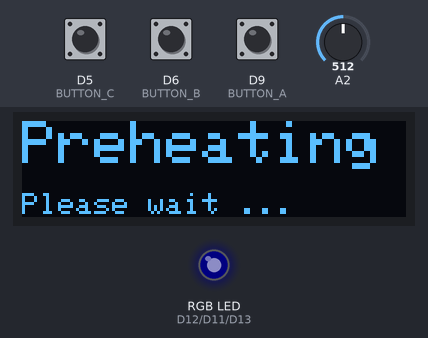
Bench run of a sketch on a simulated Arduino Zero (SAMD21). On the bench: 128×32 one-colour display, an RGB LED mixed from three pins (HIGH = lit). The test bench sets the inputs (shaded band); at power-on: D9 (BUTTON_A) HIGH, D5 (BUTTON_C) HIGH, A2 = 512, D6 (BUTTON_B) HIGH (analog values on the 0–1023 scale). Dim RGB values are drawn brighter than linear; the display library's start-up logo is not drawn; the local clock reads 2024-03-15 10:24:30 at power-on unless the sketch sets it; storage starts empty; what the sketch prints to the serial monitor is not drawn.

Above: at 1.8 s.
1.9 s: D9 (BUTTON_A) pulled LOW for 1 s
At 2.5 s:
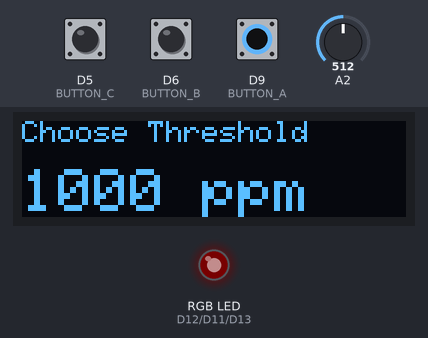
4.4 s: D5 (BUTTON_C) pulled LOW for 1 s
At 5.7 s:
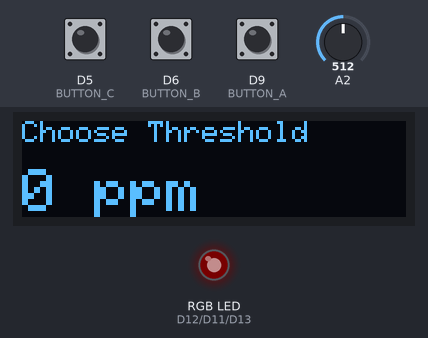
9.9 s: A2 set to 0
At 12.7 s:
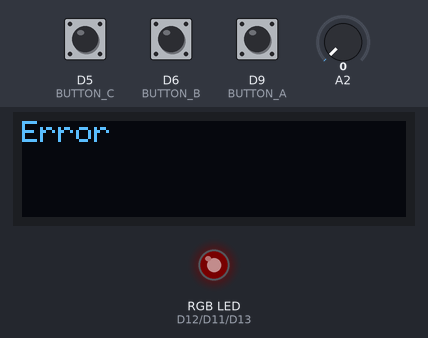
12.9 s: D9 (BUTTON_A) pulled LOW for 0.15 s
At 13.9 s:
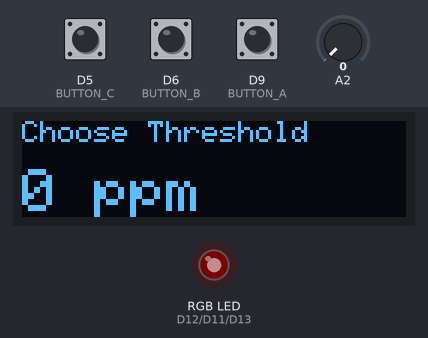
14.5 s: D6 (BUTTON_B) pulled LOW for 1 s
At 16.4 s:
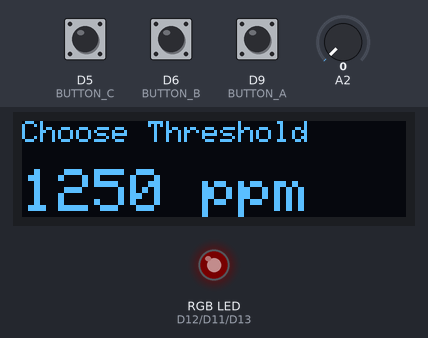
Timing chart, 0 to 17.9 s (numbered marks = the images above; inputs shaded):
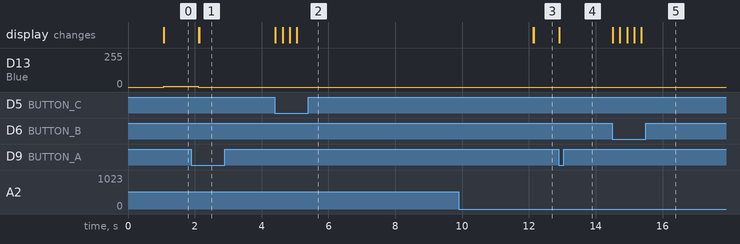

The sketch:

CO2_SD_Avg.ino
```cpp
// (licence header left out)
#include <SPI.h>
#include <SD.h>
#include <Wire.h>
#include <RTClib.h>
#include <Adafruit_GFX.h>
#include <Adafruit_SSD1306.h>

Adafruit_SSD1306 display = Adafruit_SSD1306(128, 32, &Wire);
RTC_PCF8523 rtc;
                                    // The pins associated with the three buttons on the
#define BUTTON_A  9                 // OLED Featherwing are specific to a given Feather board.
#define BUTTON_B  6                 // The present values are given for a M0 Proto/Express Feather.
#define BUTTON_C  5                 // Check documentation if you are using a different board.

#define Blue  13                    // Pins for the LED can be any digital I/O pins. However, several
#define Red  12                     // pins are already reserved for other functions: Pin 10 is
#define Green  11                   // assigned to communication with the micro-SD card, while pins 5,
                                    // 6 and 9 are assigned to the buttons on the OLED Featherwing.
float CO2_V = 0.;
float logic_V = 3.3;                // Replace by 5 if you are using a 5V-logic board
                                    // (like and Arduino Uno).
unsigned int CO2_ppm;
unsigned int Threshold = 1000;      // Default CO2 threshold in ppm
unsigned int preheat = 120;         // Preheating time in seconds
unsigned int Count = 0;

const int chipSelect = 10;          // This is the SD Card CS pin number. 10 works for Feather M0, 328P
                                    // and Arduino Uno. It may differ for other boards.
unsigned long t,t0;
boolean Status_A = LOW;

String dataString = "";
String fileString = "LOG";

void setup() {

  SD.begin(chipSelect);
  analogReadResolution(12);         // Necessary if you want to use the full 12-bit range of the
                                    // Featherwing ADC. Should be commented for Uno Arduino boards.
  pinMode(Red, OUTPUT);
  pinMode(Green, OUTPUT);
  pinMode(Blue, OUTPUT);

  pinMode(BUTTON_A, INPUT_PULLUP);
  pinMode(BUTTON_B, INPUT_PULLUP);
  pinMode(BUTTON_C, INPUT_PULLUP);

  display.begin(SSD1306_SWITCHCAPVCC, 0x3C);
  display.display();
  delay(1000);                      // Gives the Featherwings time to boot.

  analogWrite(Red,0);
  analogWrite(Green,0);
  analogWrite(Blue,5);

  display.clearDisplay();
  display.setTextColor(SSD1306_WHITE,0x0000);
  display.setTextSize(2);
  display.println("Preheating");
  display.setTextSize(1);
  display.println();
  display.println("Please wait ...");
  display.display();

  t0 = millis();

  while (t < 1000*preheat) {            // This loop allows the user to skip the pre-heating phase
    if (digitalRead(BUTTON_A)==LOW) {   // (used for debugging purposes, not recommended otherwise).
      t = 1001*preheat;
      delay(200);
    }
    else {
      t = millis() - t0;
    }
  }

  analogWrite(Blue,0);
  analogWrite(Red,2);

  display.clearDisplay();
  display.display();
}

void loop () {

  DateTime now = rtc.now();               // Gets the time from the RTC

  fileString += String(now.unixtime()).substring(4,9);
  fileString += ".txt";                   // These commands append a unique number to the name of the
                                          // log file every time the device is booted.
  while (HIGH) {                          // Once the filename is defined with its individual
                                          // time-stamp, an endless loops begins.
  t0 = millis();

  CO2_V = 0;
  CO2_ppm = 0;
  Count = 0;

  while (millis() - t0 < 10000) {

    CO2_V = logic_V*analogRead(A2)/4095.; // 4095 should be replaced by 1023 if using a board with
    CO2_ppm += int((CO2_V - 0.4)*3125);   // 10-bits ADCs like the Arduino Uno (remember then to also
    Count += 1;                           // comment the analogReadResolution command in the setup).

    Serial.print(Count);
    Serial.print(' ');
    Serial.println(CO2_ppm);

    t = millis();

    while (millis() - t < 2000) {
      if (digitalRead(BUTTON_A)==LOW) {
       Status_A = HIGH;
       displaythreshold();
      }

     if (Status_A == HIGH) {
        if (digitalRead(BUTTON_B)==LOW && Threshold < 5000) {
            Threshold = Threshold + 250;
            displaythreshold();
            delay(200);
          }
        else if (digitalRead(BUTTON_C)==LOW && Threshold > 0) {
            Threshold = Threshold - 250;
            displaythreshold();
            delay(200);
         }
      }
    }
  }

  Status_A = LOW;

  CO2_ppm = CO2_ppm / Count;

  DateTime now = rtc.now();

  display.setCursor(0,0);
  display.clearDisplay();
  display.display();

  display.setTextSize(1);

  if (CO2_V==0) {
    display.println("Error");
    display.println(" ");
  }
  else if (CO2_V < 0.4) {
    display.println("Preheating...");
    display.println(" ");

    display.setTextSize(2);
    display.print(CO2_V);
    display.println(" V");
  }
  else {
    displayhour(now.day());           // The displayhour function is defined below. It is used in order
    display.print('/');               // to add a '0' character to 1-digit times or dates, like in
    displayhour(now.month());         // 01/02/2021 (which, otherwise, woud be written 1/2/2021).
    display.print('/');
    display.print(now.year(), DEC);   // The date is written in European format. To display it in US
                                      // format, simply swap the day and month display commands.
    display.print(" ");

    displayhour(now.hour());          // Time is refreshed only once every 10 seconds, which may lead
    display.print(':');               // to minor discrepancies between the time displayed on the
    displayhour(now.minute());        // screen and actual time, on occasions. This does not affect
                                      // time as recorded on the log file.
    display.println();
    display.println(" ");

    display.setTextSize(2);
    display.print(CO2_ppm);
    display.println(" ppm");

    dataString = String(now.day());
    dataString += '/';
    dataString += String(now.month());
    dataString += '/';
    dataString += String(now.year());
    dataString += ',';
    dataString += String(now.hour());
    dataString += ':';
    dataString += String(now.minute());
    dataString += ':';
    dataString += String(now.second());
    dataString += ',';
    dataString += String(now.unixtime());  // Records the current time in seconds, calculated from
    dataString += ',';                     // a universal Unix-based time reference. Allows for
    dataString += String(CO2_ppm);         // simple time conversions if needed.

    File dataFile = SD.open(fileString, FILE_WRITE);
    dataFile.println(dataString);     // Saves CO2 ppm value to the SD card.
    dataFile.close();
    }

  display.display();

  if (CO2_ppm <= Threshold) {
    analogWrite(Red,0);
    analogWrite(Green,3);
  }
  else {
    analogWrite(Green,0);
    analogWrite(Red,2);
  }
}
}

void displayhour(int number) {        // The displayhour funtion, allowing the display of a '0'
  if (number < 10) {                  // character in front of 1-digit day or month numbers.
    display.print('0');
    display.print(number);
  }
  else {
    display.print(number);
  }
}

void displaythreshold() {
  display.setCursor(0,0);
  display.clearDisplay();
  display.setTextSize(1);
  display.println("Choose Threshold");
  display.println(" ");
  display.setTextSize(2);
  display.print(Threshold);
  display.println(" ppm");
  display.display();
}
```

Measured:
- after the input at 1.9 s, D12 (Red): 0/255 → 2/255 after 0.20 s; D13 (Blue): 5/255 → 0/255 after 0.20 s; the display: first changes after 0.21 s (image 1 shows a later state)
- after the input at 4.4 s, the display: first changes at once (image 2 shows a later state)
- after the input at 9.9 s, the display: first differs from a run without the input after 2.2 s (image 3)
- after the input at 12.9 s, the display: changes at once (image 4)
- after the input at 14.5 s, the display: first changes at once (image 5 shows a later state)
